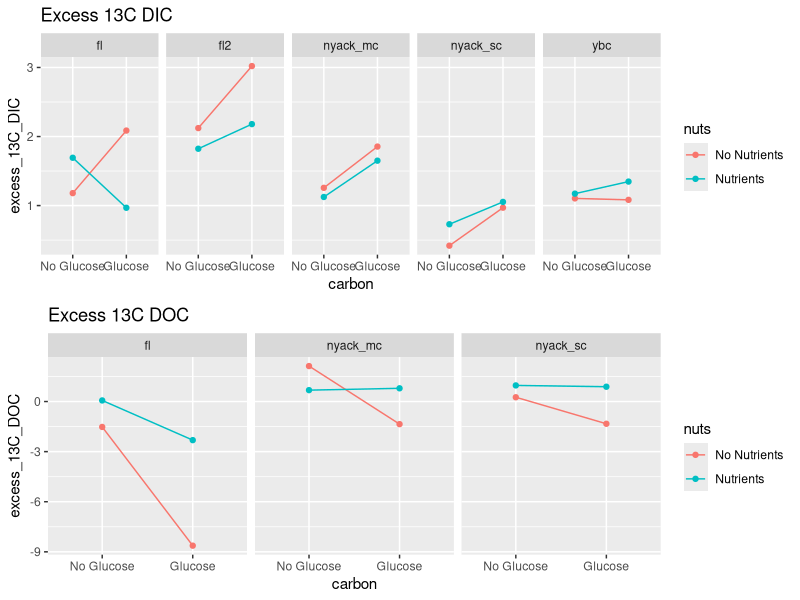
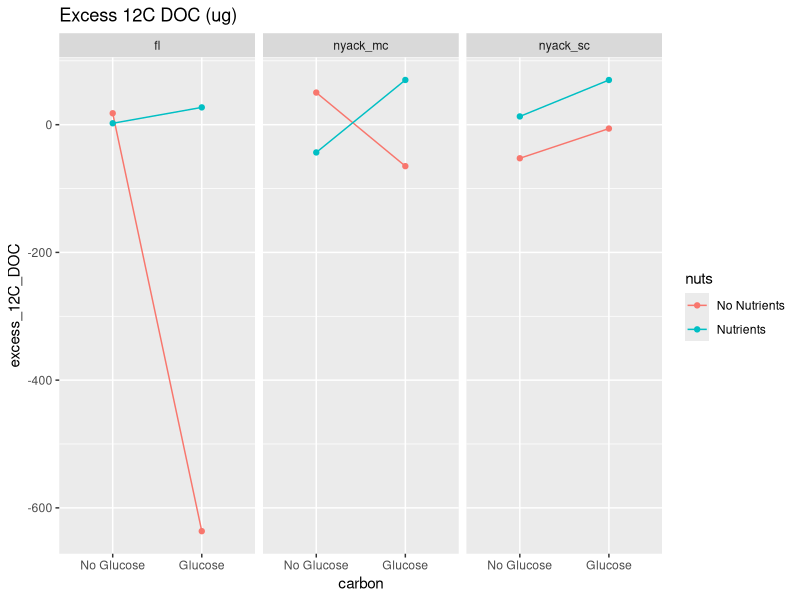

Generate these figures, in order, with R:
library(tidyverse)
library(lubridate)
library(dplyr)
library(ggplot2)
library(ggpubr)
library(readr)

fl <- read_csv("data/excessDIC_fl.csv")
nmc <- read_csv("data/excessDIC_nmc.csv")
nsc <- read_csv("data/excessDIC_nsc.csv")
fl2 <- read_csv("data/excessDIC_fl2.csv")
ybc <- read_csv("data/excessDIC_ybc.csv")
DOC1 <- read_csv("data/excessDOC_summer.csv")

combined <- rbind(fl, fl2, nmc, nsc, ybc)
combined$carbon <- factor(combined$carbon, levels = c("No Glucose", "Glucose"))

DOC1$carbon <- factor(DOC1$carbon, levels = c("No Glucose", "Glucose"))

DICplot <- ggplot(combined, aes(carbon, excess_13C_DIC, col = nuts, group = nuts)) +
    geom_line() +
    geom_point() +
    # geom_errorbar(aes(ymin = excess_13C_DIC - excess_13C_sd,
    #                   ymax = excess_13C_DIC + excess_13C_sd)) +
    facet_grid(cols = vars(site)) +  # Facet by site
    ggtitle('Excess 13C DIC')  # Title for the entire plot
DOCplot <- ggplot(DOC1, aes(carbon, excess_13C_DOC, col = nuts, group = nuts)) +
    geom_line() +
    geom_point()+
    facet_grid(cols = vars(site)) +
    ggtitle('Excess 13C DOC')

png(filename = 'figures/DOCDIC_excess13C.png',
    width = 10, height = 5, res = 300, units = 'in')
ggarrange(DICplot, DOCplot, ncol = 1)
dev.off()


png(filename = 'figures/Excess_12C_DOC.png',
    width = 7, height = 5, res = 300, units = 'in')
ggplot(DOC1, aes(carbon, excess_12C_DOC, col = nuts, group = nuts)) +
    geom_line() +
    geom_point() +
    facet_grid(cols = vars(site)) +
    ggtitle('Excess 12C DOC (ug)')
dev.off()

